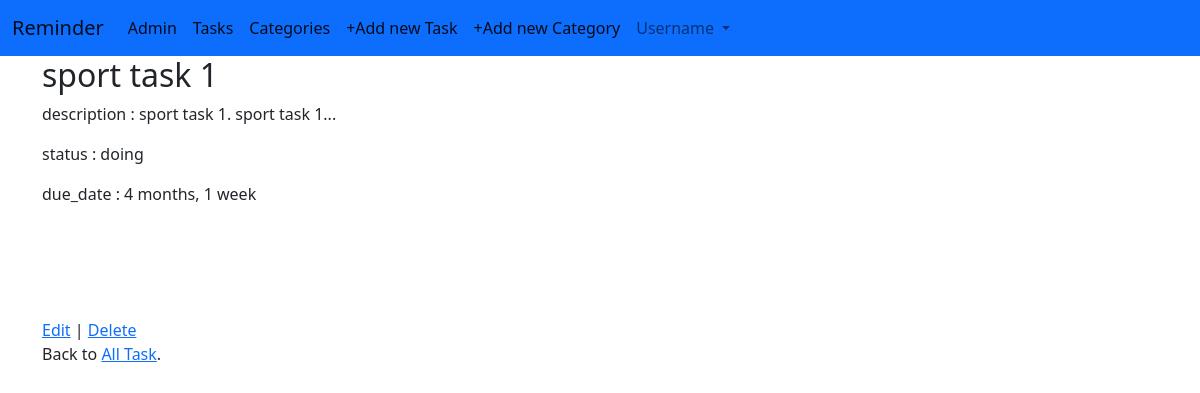
The page /todo/1/ on the database its author committed.
### todo/models.py (models this page shows, shortened)
class Task(models.Model):
    ENABLE = "enable"
    DISABLE = 'disable'
    DOING = 'doing'
    DONE = 'done'
    EXPIRE = 'expire'
    ARCHIVE = 'archive'
    UNKNOWN = 'unknown'
    STATUS_TASK = [
        (DISABLE, 'غیرفعال'),
        (ENABLE, 'فعال'),
        (DOING, 'در حال انجام'),
        (DONE, 'انجام شده'),
        (EXPIRE, 'منقضی'),
        (ARCHIVE, 'ارشیو'),
        (UNKNOWN, 'بی سرپرست'),
    ]
    PRIORITY_TASK = [
        (0, 'بی اهمیت'),
        (1, 'کم اهمیت'),
        (2, 'توجه'),
        (3, 'قابل توجه'),
        (4, 'مهم'),
        (5, 'ضروری'),
    ]
    class Meta:
        ordering = ('due_date',)
    title = models.CharField(max_length=250)
    description = models.TextField()
    priority = models.IntegerField(choices=PRIORITY_TASK, default=4)
    status = models.CharField(max_length=10, choices=STATUS_TASK, default=ENABLE)
    due_date = models.DateTimeField()
    created_at = models.DateTimeField(auto_now_add=True)
    updated_at = models.DateTimeField(auto_now=True)
    categories = models.ManyToManyField(Categories, related_name='categories_item')
    due_manager = DueManager()

### todo/views.py (the view)
# urls.py: path('<int:pk>/', TaskDetailView.as_view(), name='task_detail'),
class TaskDetailView(DetailView):
    model = Task
    template_name = 'todo/Task_details.html'

### Template/todo/Task_details.html (shortened to what this page needs)
{% extends 'pages/base.html' %}
{% block Content %}
    <div class="article-entry">
        <h2>{{ object.title }}</h2>
        <p>description : {{ object.description }}</p>
        <p>status : {{ object.status }}</p>
        <p>due_date : {{ object.due_date | timeuntil }}</p>
    </div>
    <br>
    <br>
    <br>
    <br>
    <a href="{% url 'task_edit' task.pk %}">Edit</a> |
    <a href="{% url 'task_delete' task.pk %}">Delete</a>
    <p>Back to <a href="{% url 'task_list' %}">All Task</a>.</p>
{% endblock Content %}

### rows shown on the page
Task: title "sport task 1", description "sport task 1. sport task 1...", status "doing", due_date "4 months, 1 week"
